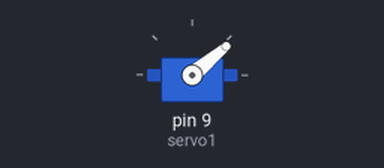
Simulated run of this sketch. Board: Arduino Uno, built with avr-gcc and run on an emulated ATmega328P. Shown: servo.

Above: at 0.05 s.
At 4.0 s:
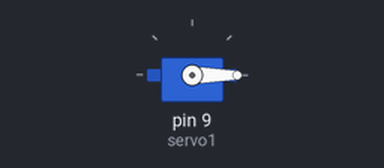
Timing chart, 0 to 5.2 s (numbered marks = the images above):
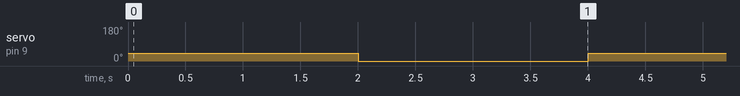

Measured:
- by itself, servo on pin 9 (servo1): alternates 40° for 2.0 s and 0° for 2.0 s

The sketch:

servo_simple.ino
```cpp
#include <Servo.h>
Servo servo1;
int degree, serial_data = 0 , read_degree = 0;
void setup()
{
 Serial.begin(9600);
 servo1.attach(9); // تعیین این که سرو موتورمون به کدوم پایه وصل هستش
 }

void loop()
{
servo1.write(40);
delay(2000);
//servo1.write(-150);
//delay(2000);
servo1.write(0);
delay(2000);
//servo1.write(-50);

}
```
